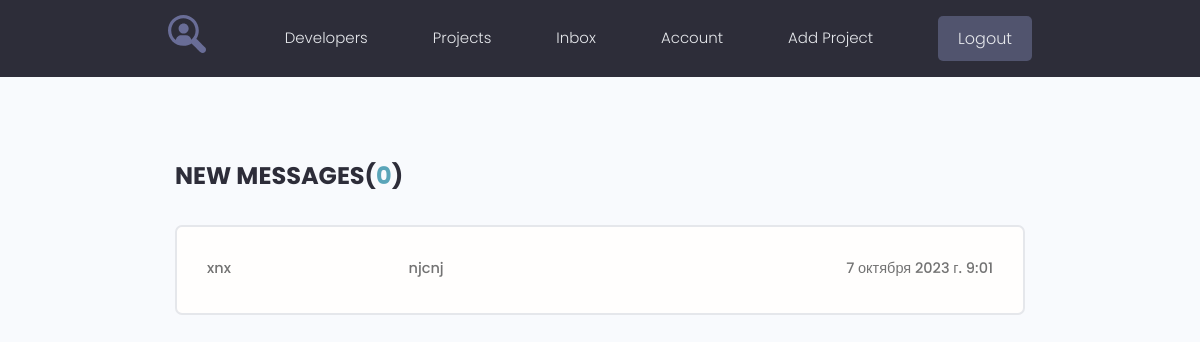
The page /inbox/ (signed in) on the database its author committed.
### users/models.py (models this page shows, shortened)
class Message(models.Model):
    sender = models.ForeignKey(Profile, on_delete=models.SET_NULL, null=True, blank=True)
    recipient = models.ForeignKey(Profile, on_delete=models.SET_NULL, null=True, blank=True, related_name='messages')
    name = models.CharField(max_length=200, null=True, blank=True)
    email = models.EmailField(max_length=200, null=True, blank=True)
    subject = models.CharField(max_length=200, null=True, blank=True)
    body = models.TextField()
    is_read = models.BooleanField(default=False, null=True)
    created = models.DateTimeField(auto_now_add=True)
    class Meta:
        ordering = ['is_read', '-created']

### users/views.py (the view)
# urls.py: path('inbox/', views.inbox, name='inbox'),
@login_required(login_url='login')
def inbox(request):
    profile = request.user.profile
    user_messages = profile.messages.all()
    unread_count = user_messages.filter(is_read=False).count()
    context = {'user_messages': user_messages,
               'unread_count': unread_count}
    return render(request, 'users/inbox.html', context)

### users/templates/users/inbox.html
{% extends 'projects/base.html' %}
{% load static %}
{% block content %}
    <main class="inbox my-xl">
        <div class="content-box">
            <h3 class="inbox__title">New Messages(<span>{{ unread_count }}</span>)</h3>
            <ul class="messages">
                {% for msg in   user_messages %}
                    {% if msg.is_read == False %}
                        <li class="message message--unread">
                    {% else %}
                        <li class="message">
                    {% endif %}
                <a href="{% url 'message' msg.id %}">
                    <span class="message__author">{{ msg.name }}</span>
                    <span class="message__subject">{{ msg.subject }}</span>
                    <span class="message__date">{{ msg.created }}</span>
                </a>
                </li>
                {% endfor %}
            </ul>
        </div>
    </main>
{% endblock %}

### projects/static/styles/app.css (style rules this page uses)
:root { --color-sub: #2d2d39; }
.content-box { width: 95%; max-width: 85rem; margin: 0 auto; }
.inbox { height: 90vh; }
.inbox__title, .inbox__title span { font-size: 2.4rem; font-weight: 700; color: var(--color-sub); text-transform: uppercase; text-align: left; margin-bottom: 3rem; }
.inbox__title span { color: var(--color-main); }
.messages { list-style: none; background: var(--color-white); padding: 0.5rem 3rem; border: 2px solid var(--color-light); border-radius: 0.7rem; }
.message { padding: 2.5rem 0; }
.message > a span { font-size: 1.45rem; font-weight: 500; }
.message > a { display: flex; gap: 1rem; }
.message__author, .message__date { flex-basis: 25%; }
.message__subject { flex-basis: 50%; }
.message__date { text-align: right; }

### projects/static/uikit/styles/modules/_variables.css (style rules this page uses)
:root { --color-main: #5aa5b9; --color-main-light: #e6faff; --color-sub: #3f4156; --color-sub-light: #51546e; --color-sub-lighter: #ededfd; --color-text: #737373; --color-gray: #8b8b8b; --color-light: #e5e7eb; --color-light-gray: #767676; --color-bg: #f8fafd; --color-white: #fffefd; --color-white-light: #f3f3f3; --color-success: #359e64; --color-success-bg: #def8e8; --color-error: #fc4b0b; --color-error-bg: #fff2ee; --font-base: 'Poppins', arial, helvetica, 'Segoe UI', roboto, ubuntu, sans-serif; --font-monospace: 'Fira Code', 'Courier New', courier, monospace; --font-regular: 300; --font-medium: 500; --font-bold: 700; --generic-shadow: 1px 1px 5px #00000010; --generic-transition: all 0.3s ease-in-out; }

### projects/static/uikit/styles/modules/_base.css (style rules this page uses)
* { margin: 0; padding: 0; box-sizing: border-box; text-rendering: optimizeLegibility; color: inherit; font-size: inherit; }
html { font-size: 50%; }
@media only screen and (min-width: 480px) { html { font-size: 56.25%; } }
@media only screen and (min-width: 1200px) { html { font-size: 62.5%; } }
body { line-height: 1.6; font-weight: 400; font-size: 1.5rem; color: var(--color-text); background-color: var(--color-bg); min-height: 100vh; }

### projects/static/uikit/styles/modules/_typography.css (style rules this page uses)
* { font-family: var(--font-base); }
h3 { font-size: 3.2rem; font-weight: var(--font-medium); }
p, span, strong { font-size: 1.6rem; color: var(--color-text); font-weight: var(--font-regular); }
a { padding-bottom: 2px; text-decoration: none; display: inline-block; color: var(--color-main); font-weight: var(--font-medium); }

### projects/static/uikit/styles/modules/_utilities.css (style rules this page uses)
.my-xl { margin: 8rem auto; }

### rows shown on the page
Message: name "xnx", subject "njcnj", created "7 октября 2023 г. 9:01"

### other values the page prints
{{ unread_count }} "0"
